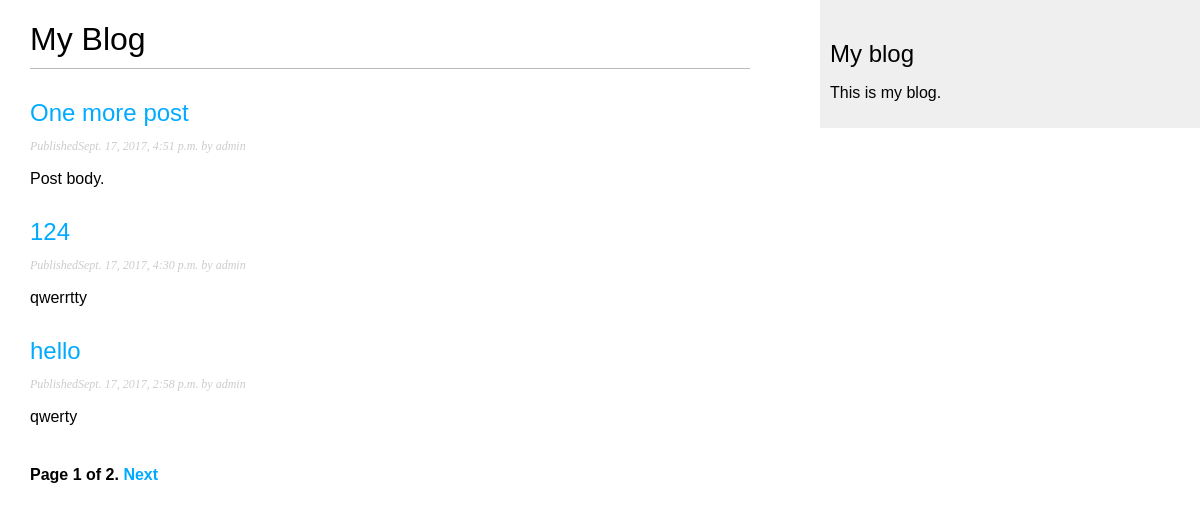
Screenshot of /blog/ with the database file from the repository.
### blog/models.py (models this page shows, shortened)
class Post(models.Model):
    STATIC_CHOICES = (
        ('draft', 'Draft'),
        ('published', 'Published'),
    )
    title = models.CharField(max_length=250)
    slug = models.SlugField(max_length=250, unique_for_date='publish')
    author = models.ForeignKey(User, related_name='blog_posts')
    body = models.TextField()
    publish = models.DateTimeField(default=timezone.now)
    created = models.DateTimeField(auto_now_add=True)
    updated = models.DateTimeField(auto_now=True)
    status = models.CharField(max_length=10,
                              choices=STATIC_CHOICES,
                              default='draft')
    objects = models.Manager()
    published = PublishedManager()
    class Meta:
        ordering = ['-publish']
    def get_absolute_url(self):
        return reverse('blog:post_detail',
                       args=[self.publish.year,
                             self.publish.strftime('%m'),
                             self.publish.strftime('%d'),
                             self.slug])

### blog/views.py (the view)
class PostListView(ListView):
    queryset = Post.published.all()
    context_object_name = 'posts'
    paginate_by = 3
    template_name = 'blog/post/list.html'

### blog/templates/blog/post/list.html (shortened to what this page needs)
{% extends "blog/base.html" %}
{% block content %}
    <h1>My Blog</h1>
    {% for post in posts %}
        <h2>
            <a href="{{ post.get_absolute_url }}">
                {{ post.title }}
            </a>
        </h2>
        <p class="date">
            Published{{ post.publish }} by {{ post.author }}
        </p>
        {{ post.body|truncatewords:30|linebreaks }}
    {% endfor %}
    {%  include "pagination.html" with page=page_obj %}
{% endblock %}

### blog/templates/blog/base.html (shortened to what this page needs)
{% load staticfiles %}
<!DOCTYPE html>
<html lang="en">
<head>
    <link href="{% static "css/blog.css" %}" rel="stylesheet">
</head>
<body>
    <div id="content">
        {% block content %}
        {%  endblock %}
    </div>
    <div id="sidebar">
        <h2>My blog</h2>
        <p>This is my blog.</p>
    </div>
</body>
</html>

### blog/templates/pagination.html (shortened to what this page needs)
<div class="pagination">
    <span class="step-links">
        <span class="current">
            Page {{ page.number }} of {{ page.paginator.num_pages }}.
        </span>
        {%  if page.has_next %}
            <a href="?page={{ page.next_page_number }}">Next</a>
        {%  endif %}
    </span>
</div>

### blog/static/css/blog.css (style rules this page uses)
body { margin:0; padding:0; font-family:helvetica, sans-serif; }
a { color:#00abff; text-decoration:none; }
h1 { font-weight:normal; border-bottom:1px solid #bbb; padding:0 0 10px 0; }
h2 { font-weight:normal; margin:30px 0 0; }
#content { float:left; width:60%; padding:0 0 0 30px; }
#sidebar { float:right; width:30%; padding:10px; background:#efefef; height:100%; }
p.date { color:#ccc; font-family: georgia, serif; font-size: 12px; font-style: italic; }
.pagination { margin:40px 0; font-weight:bold; }

### rows the page displays
Post: title "One more post", publish "Sept. 17, 2017, 4:51 p.m.", author "admin", body "Post body."
Post: title "124", publish "Sept. 17, 2017, 4:30 p.m.", author "admin", body "qwerrtty"
Post: title "hello", publish "Sept. 17, 2017, 2:58 p.m.", author "admin", body "qwerty"

### other values shown
{{ page.number }} "1"
{{ page.paginator.num_pages }} "2"
